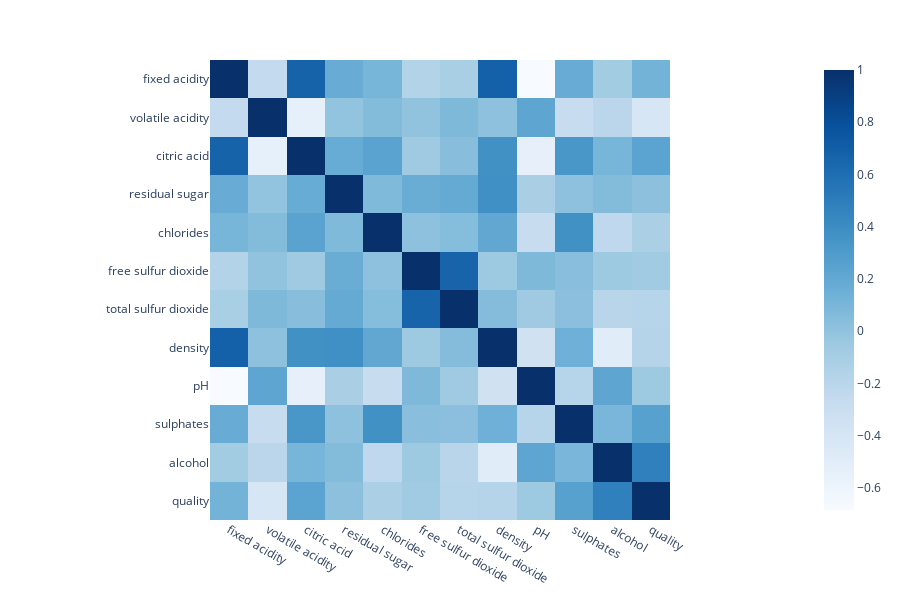

Source (notebook cell):
### Markdown cell above
<font size="+2"><b style="font-weight:normal">3.6 <span style='color:#FF281B; font-weight:normal'>|</span> Correlation plot </b></font>

### Code cell
fig = px.imshow(df.corr(), color_continuous_scale="Blues")
fig.update_layout(height=600)
fig.show()

### Figure 1 — Plotly figure (JSON) as saved in the notebook; plotly's stock layout.template omitted (floating-point values rounded to 4 significant figures; data arrays with more than 128 entries replaced by an {"elided": "..."} marker saying what was removed)
{"data": [{"coloraxis": "coloraxis", "hovertemplate": "x: %{x}<br>y: %{y}<br>color: %{z}<extra></extra>", "name": "0", "type": "heatmap", "x": ["fixed acidity", "volatile acidity", "citric acid", "residual sugar", "chlorides", "free sulfur dioxide", "total sulfur dioxide", "density", "pH", "sulphates", "alcohol", "quality"], "xaxis": "x", "y": ["fixed acidity", "volatile acidity", "citric acid", "residual sugar", "chlorides", "free sulfur dioxide", "total sulfur dioxide", "density", "pH", "sulphates", "alcohol", "quality"], "yaxis": "y", "z": {"elided": "12x12 float values"}}], "layout": {"coloraxis": {"colorscale": [[0, "rgb(247,251,255)"], [0.125, "rgb(222,235,247)"], [0.25, "rgb(198,219,239)"], [0.375, "rgb(158,202,225)"], [0.5, "rgb(107,174,214)"], [0.625, "rgb(66,146,198)"], [0.75, "rgb(33,113,181)"], [0.875, "rgb(8,81,156)"], [1, "rgb(8,48,107)"]]}, "height": 600, "margin": {"t": 60}, "xaxis": {"anchor": "y", "constrain": "domain", "domain": [0, 1], "scaleanchor": "y"}, "yaxis": {"anchor": "x", "autorange": "reversed", "constrain": "domain", "domain": [0, 1]}}}
